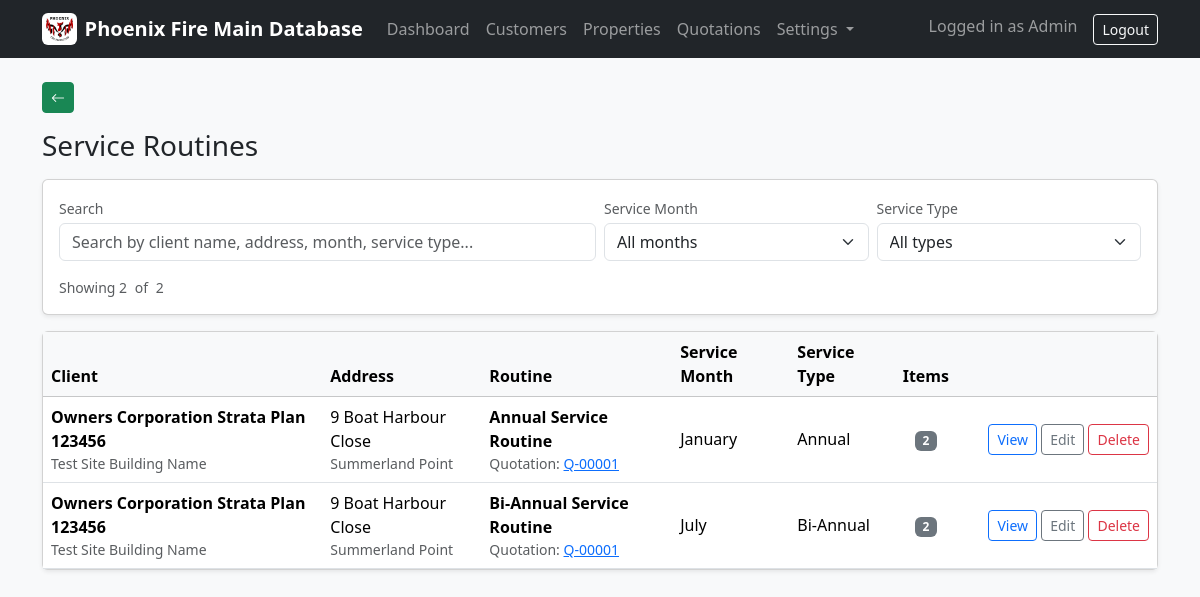
Screenshot of /routines/ (signed in) with the database file from the repository.
### company/models.py (models this page shows, shortened)
class ClientProfile(models.Model):
    company_logo = models.ImageField(upload_to="company/logo/", blank=True, null=True)
    legal_company_name = models.CharField(max_length=255, blank=True)
    trading_name = models.CharField(max_length=255, blank=True)
    company_address = models.TextField(blank=True)
    company_phone = models.CharField(max_length=50, blank=True)
    company_email = models.EmailField(blank=True)
    company_abn = models.CharField(max_length=50, blank=True)
    company_acn = models.CharField(max_length=50, blank=True)
    accounts_phone = models.CharField(max_length=50, blank=True)
    accounts_email = models.EmailField(blank=True)
    updated_at = models.DateTimeField(auto_now=True)
    class Meta:
        verbose_name = "Client Profile"
        verbose_name_plural = "Client Profile"
    @classmethod
    def get_solo(cls):
        obj, _ = cls.objects.get_or_create(pk=1)
        return obj

### routines/models.py (models this page shows, shortened)
class ServiceRoutine(models.Model):
    ROUTINE_TYPE_CHOICES = [
        ("annual", "Annual"),
        ("biannual", "Bi-Annual"),
        ("monthly", "Monthly"),
    ]
    quotation = models.ForeignKey(
        Quotation,
        on_delete=models.PROTECT,
        related_name="service_routines",
    )
    routine_type = models.CharField(max_length=20, choices=ROUTINE_TYPE_CHOICES)
    month_due = models.PositiveSmallIntegerField(choices=MONTH_CHOICES)
    name = models.CharField(max_length=120)
    created_at = models.DateTimeField(default=timezone.now)
    site = models.ForeignKey(Property, on_delete=models.PROTECT)
    notes = models.TextField(blank=True)
    created_by = models.ForeignKey(
        settings.AUTH_USER_MODEL,
        null=True,
        blank=True,
        on_delete=models.SET_NULL,
        related_name="service_routines_created",
    )
    work_order_number = models.CharField(max_length=50, blank=True, default="")
    class Meta:
        ordering = ["quotation_id", "month_due", "routine_type"]
        constraints = [
            models.UniqueConstraint(
                fields=["quotation", "routine_type", "month_due"],
                name="uniq_routine_type_and_month_per_quotation",
            )
        ]

### properties/models.py (models this page shows, shortened)
class Property(models.Model):
    ACCESS_CHOICES = [
        ("unrestricted", "Unrestricted"),
        ("office", "Keys Held In Office"),
        ("key", "Keys Required"),
        ("site_contact", "Site Contact"),
        ("lock_box", "Lock Box Code"),
        ("other", "Other"),
    ]
    site_id = models.CharField(
        max_length=8,
        unique=True,
        editable=False,
        blank=True,
        db_index=True,
    )
    strata_plan = models.CharField(max_length=100, blank=True)
    sor_site_id = models.CharField(max_length=100, blank=True)
    building_name = models.CharField(max_length=200)
    street = models.CharField(max_length=200)
    city = models.CharField(max_length=100)
    state = models.CharField(max_length=50, blank=True)
    post_code = models.CharField(max_length=20, blank=True)
    active_status = models.BooleanField(default=True)
    customer = models.ForeignKey(
        Customer,
        on_delete=models.PROTECT,
        related_name="properties",
        null=True,
        blank=True,
    )
    fire_coordinator = models.CharField(max_length=150, blank=True)
    fire_coordinator_email = models.EmailField(blank=True)
    fire_coordinator_phone = models.CharField(max_length=50, blank=True)
    afss_due_date = models.DateField(null=True, blank=True)
    levels_above_ground = models.PositiveIntegerField(null=True, blank=True)
    levels_below_ground = models.PositiveIntegerField(null=True, blank=True)
    access_details = models.CharField(
        max_length=50,
        choices=ACCESS_CHOICES,
        blank=True,
    )
    access_code = models.CharField(max_length=50, blank=True)
    site_contact = models.CharField(max_length=150, blank=True)
    contact_phone = models.CharField(max_length=50, blank=True)
    site_notes = models.TextField(blank=True)
    technician_notes = models.TextField(blank=True)
    PREFIX = "PTY"
    PAD = 5

### customers/models.py (models this page shows, shortened)
class Customer(models.Model):
    TYPE_STRATA = "Strata"
    TYPE_GOV = "Government"
    TYPE_HOUSING = "Housing"
    TYPE_OTHER = "Other"
    CUSTOMER_TYPE_CHOICES = [
        (TYPE_STRATA, "Strata"),
        (TYPE_GOV, "Government"),
        (TYPE_HOUSING, "Housing"),
        (TYPE_OTHER, "Other"),
    ]
    customer_name = models.CharField(max_length=200)
    customer_address = models.TextField(blank=True, default="")
    billing_email = models.EmailField(blank=True, default="")
    add_email = models.EmailField(blank=True, default="")
    customer_main_phone = models.CharField(max_length=50, blank=True, default="")
    add_phone = models.CharField(max_length=50, blank=True, default="")
    customer_contact_name = models.CharField(max_length=200, blank=True, default="")
    customer_abn_acn = models.CharField(max_length=50, blank=True, default="")
    customer_type = models.CharField(
        max_length=20,
        choices=CUSTOMER_TYPE_CHOICES,
        default=TYPE_OTHER,
    )
    is_active = models.BooleanField(default=True)
    notes = models.TextField(blank=True, default="")
    created_at = models.DateTimeField(auto_now_add=True)
    class Meta:
        ordering = ["customer_name"]

### quotations/models.py (models this page shows, shortened)
class Quotation(models.Model):
    PREFIX = "Q-"
    PAD = 5
    number = models.CharField(max_length=20, unique=True, editable=False, blank=True)
    site = models.ForeignKey(
        Property,
        on_delete=models.PROTECT,
        related_name="quotations",
    )
    created_at = models.DateTimeField(default=timezone.now)
    notes = models.TextField(blank=True)
    STATUS_CHOICES = [
        ("draft", "Draft"),
        ("sent", "Sent"),
        ("accepted", "Accepted"),
        ("rejected", "Rejected"),
    ]
    status = models.CharField(max_length=20, choices=STATUS_CHOICES, default="draft")
    accepted_by = models.ForeignKey(
        settings.AUTH_USER_MODEL,
        null=True,
        blank=True,
        on_delete=models.SET_NULL,
        related_name="quotations_accepted",
    )
    accepted_by_name = models.CharField(max_length=120, blank=True, default="")
    accepted_date = models.DateField(null=True, blank=True)
    rejected_by = models.ForeignKey(
        settings.AUTH_USER_MODEL,
        null=True,
        blank=True,
        on_delete=models.SET_NULL,
        related_name="quotations_rejected",
    )
    rejected_at = models.DateTimeField(null=True, blank=True)
    work_order_number = models.CharField(max_length=50, null=True, blank=True)
    class Meta:
        ordering = ["-created_at"]

### routines/views.py (the view)
# urls.py: path("", views.ServiceRoutineListView.as_view(), name="list"),
class ServiceRoutineListView(LoginRequiredMixin, ListView):
    model = ServiceRoutine
    template_name = "routines/service_routine_list.html"
    context_object_name = "routines"
    paginate_by = None  # full list for client-side live filtering
    def get_queryset(self):
        return (
            ServiceRoutine.objects
            .select_related("quotation", "site", "site__customer")
            .prefetch_related("items")
            .order_by("-created_at")
        )
    def get_context_data(self, **kwargs):
        ctx = super().get_context_data(**kwargs)
        ctx["month_choices"] = ServiceRoutine._meta.get_field("month_due").choices
        ctx["type_choices"] = ServiceRoutine._meta.get_field("routine_type").choices
        return ctx

### company/context_processors.py (called while the page is built)
def client_profile(request):
    try:
        return {"client_profile": ClientProfile.get_solo()}
    except Exception:
        return {"client_profile": None}

### templates/routines/service_routine_list.html (shortened to what this page needs)
{% extends "base.html" %}
{% block content %}
<div class="d-flex justify-content-between align-items-center mb-3">
  <h1 class="h3 mb-0">Service Routines</h1>
</div>
<div class="card shadow-sm mb-3">
  <div class="card-body">
    <div class="row g-2 align-items-end">
      <div class="col-12 col-md-6">
        <label class="form-label small text-muted mb-1">Search</label>
        <input id="routineSearch"
               type="text"
               class="form-control"
               placeholder="Search by client name, address, month, service type...">
      </div>
      <div class="col-6 col-md-3">
        <label class="form-label small text-muted mb-1">Service Month</label>
        <select id="monthFilter" class="form-select">
          <option value="">All months</option>
        </select>
      </div>
      <div class="col-6 col-md-3">
        <label class="form-label small text-muted mb-1">Service Type</label>
        <select id="typeFilter" class="form-select">
          <option value="">All types</option>
        </select>
      </div>
      <div class="col-12">
        <div class="text-muted small mt-2">
          <span id="resultsCount">Showing 0</span>
          <span class="mx-1">of</span>
          <span id="totalCount">0</span>
        </div>
      </div>
    </div>
  </div>
</div>
<div class="card shadow-sm">
  <div class="table-responsive">
    <table class="table table-hover align-middle mb-0" id="routinesTable">
      <thead class="table-light">
        <tr>
          <th>Client</th>
          <th>Address</th>
          <th>Routine</th>
          <th>Service Month</th>
          <th>Service Type</th>
          <th class="text-center">Items</th>
          <th style="width: 200px;"></th>
        </tr>
      </thead>
      <tbody>
        {% for r in routines %}
          {% with client_name=r.site.customer.customer_name|default_if_none:"" %}
          {% with address=r.site.street|default_if_none:"" %}
          <tr
            data-month="{{ r.month_due }}"
            data-type="{{ r.routine_type }}"
            data-search="
              {{ client_name|lower }}
              {{ r.site.building_name|default_if_none:''|lower }}
              {{ r.site.site_id|default_if_none:''|lower }}
              {{ address|lower }}
              {{ r.site.city|default_if_none:''|lower }}
              {{ r.get_month_due_display|lower }}
              {{ r.get_routine_type_display|lower }}
              {{ r.name|default_if_none:''|lower }}
              {{ r.quotation.number|default_if_none:''|lower }}
            ">
            <td>
              <div class="fw-semibold">
                {% if r.site.customer %}
                  {{ r.site.customer.customer_name }}
                {% else %}
                  <span class="text-muted">—</span>
                {% endif %}
              </div>
              <div class="text-muted small">
                {{ r.site.building_name }}
              </div>
            </td>
            <td>
              <div>{{ r.site.street }}</div>
              <div class="text-muted small">{{ r.site.city }}</div>
            </td>
            <td>
              <div class="fw-semibold">{{ r.name }}</div>
              <div class="text-muted small">
                Quotation:
                <a href="{% url 'quotations:detail' r.quotation.pk %}">
                  {{ r.quotation.number }}
                </a>
              </div>
            </td>
            <td>{{ r.get_month_due_display }}</td>
            <td>{{ r.get_routine_type_display }}</td>
            <td class="text-center">
              <span class="badge bg-secondary">{{ r.items.count }}</span>
            </td>
            <td class="text-end">
              <a href="{% url 'routines:detail' r.pk %}" class="btn btn-sm btn-outline-primary">
                View
              </a>
              <a href="{% url 'routines:edit' r.pk %}" class="btn btn-sm btn-outline-secondary">
                Edit
              </a>
              <a href="{% url 'routines:delete' r.pk %}" class="btn btn-sm btn-outline-danger">
                Delete
              </a>
            </td>
          </tr>
          {% endwith %}
          {% endwith %}
        {% empty %}
          <tr>
            <td colspan="7" class="text-center text-muted py-4">
              No service routines found.
            </td>
          </tr>
        {% endfor %}
      </tbody>
    </table>
  </div>
</div>
{% endblock %}

### templates/base.html (shortened to what this page needs)
<!doctype html>
<html lang="en">
<head>
  <link href="https://cdn.jsdelivr.net/npm/bootstrap@5.3.3/dist/css/bootstrap.min.css" rel="stylesheet">
  <link rel="stylesheet" href="https://cdn.jsdelivr.net/npm/bootstrap-icons@1.11.3/font/bootstrap-icons.min.css">
</head>
<body class="bg-light">
<nav class="navbar navbar-expand-lg navbar-dark bg-dark">
  <div class="container">
    <a class="navbar-brand fw-semibold d-flex align-items-center gap-2"
       href="{% url 'dashboard' %}">
      {% if client_profile and client_profile.company_logo %}
        <img src="{{ client_profile.company_logo.url }}"
             alt="Company Logo"
             style="height:32px;width:auto;"
             class="rounded bg-white p-1">
      {% endif %}
      <span>Phoenix Fire Main Database</span>
    </a>
    <div class="collapse navbar-collapse" id="mainNav">
      <ul class="navbar-nav me-auto">
        <li class="nav-item">
          <a class="nav-link" href="{% url 'dashboard' %}">Dashboard</a>
        </li>
        <li class="nav-item">
          <a class="nav-link" href="{% url 'customers:list' %}">Customers</a>
        </li>
        <li class="nav-item">
          <a class="nav-link" href="{% url 'properties:list' %}">Properties</a>
        </li>
        <li class="nav-item">
          <a class="nav-link" href="{% url 'quotations:list' %}">Quotations</a>
        </li>
        <li class="nav-item dropdown">
          <a class="nav-link dropdown-toggle" href="#" id="settingsDropdown"
             role="button" data-bs-toggle="dropdown">
            Settings
          </a>
        </li>
      </ul>
      <ul class="navbar-nav">
        {% if user.is_authenticated %}
          <li class="nav-item">
            <span class="navbar-text me-3">
              Logged in as {{ user.username }}
            </span>
          </li>
          <li class="nav-item">
            <a class="btn btn-outline-light btn-sm" href="/admin/logout/">Logout</a>
          </li>
        {% else %}
          <li class="nav-item">
            <a class="btn btn-outline-light btn-sm" href="/admin/login/">Login</a>
          </li>
        {% endif %}
      </ul>
    </div>
  </div>
</nav>
<main class="container my-4 page-wrap">
  <div class="mb-3 no-print">
    <button type="button"
            class="btn btn-back btn-sm"
            onclick="goBackAnimated()"
            title="Back">
      <i class="bi bi-arrow-left"></i>
    </button>
  </div>
  {% block content %}{% endblock %}
</main>
</body>
</html>

### templates/base.html (style rules this page uses)
.page-wrap { animation: pageEnter 160ms ease-out; }
.btn-back, a.btn-back, button.btn-back { background-color: var(--bs-success) !important; border-color: var(--bs-success) !important; color: #fff !important; }

### rows the page displays
ClientProfile: company_logo (picture)
ServiceRoutine: site.customer.customer_name "Owners Corporation Strata Plan 123456", site.building_name "Test Site Building Name", site.street "9 Boat Harbour Close", site.city "Summerland Point", name "Annual Service Routine", quotation.number "Q-00001", month_due "January", routine_type "Annual", items.count "2"
ServiceRoutine: site.customer.customer_name "Owners Corporation Strata Plan 123456", site.building_name "Test Site Building Name", site.street "9 Boat Harbour Close", site.city "Summerland Point", name "Bi-Annual Service Routine", quotation.number "Q-00001", month_due "July", routine_type "Bi-Annual", items.count "2"

### other values shown
{{ user.username }} "Admin"
